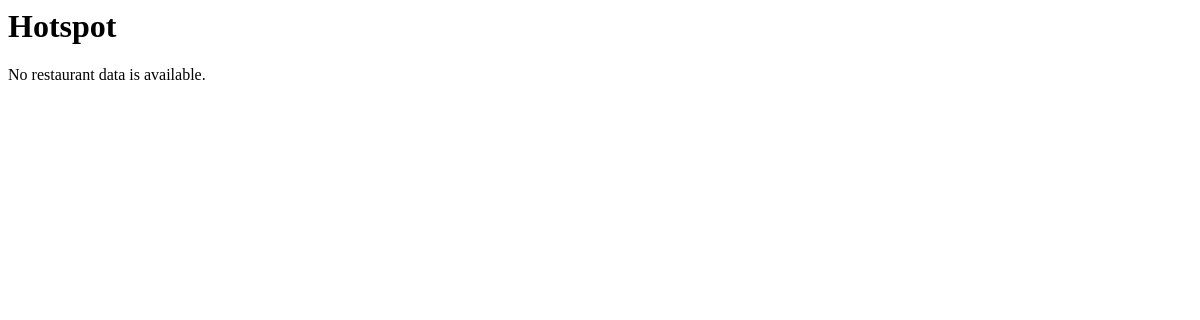
The app's page /website/, older data.
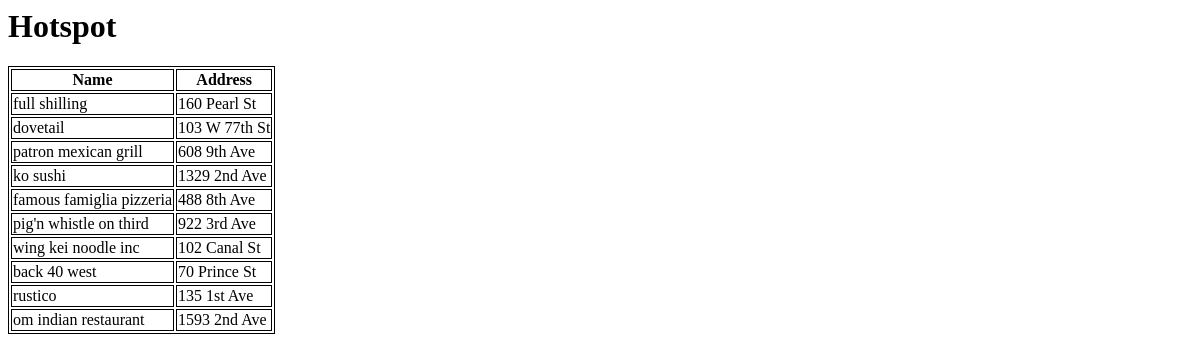
The same page, newer data.
### website/models.py (models this page shows)
class RestaurantNaive(models.Model):
    rest_id = models.IntegerField()
    name = models.CharField(max_length=100)
    address = models.CharField(max_length=200)

### website/views.py (the view)
def index(request):
    latest_rest_data=RestaurantNaive.objects.all()[:10]
    template = loader.get_template('website/index.html')
    context = {
        'latest_rest_data':
        latest_rest_data,
    }
    return HttpResponse(template.render(context, request))

### website/templates/website/index.html (shortened to what this page needs)
<html>
  <head>
  </head>
  <body bgcolor=white>
    <h1>Hotspot</h1>
    {% if latest_rest_data %}
    <table>
      <tr>
	<th>Name</th>
	<th>Address</th>
      </tr>
      {% for rest in latest_rest_data %}
      <tr>
	<td>{{ rest.name }}</td>
	<td>{{ rest.address }}</td>
      </tr>
      {% endfor %}
    </table>
    {% else %}
    <p>No restaurant data is available.</p>
    {% endif %}
  </body>
</html>

### website/templates/website/index.html (style rules this page uses)
table, th, td { border: 1px solid black; }

Row changes from the older to the newer data that the page shows:
added RestaurantNaive: name "full shilling", address "160 Pearl St"
added RestaurantNaive: name "dovetail", address "103 W 77th St"
added RestaurantNaive: name "patron mexican grill", address "608 9th Ave"
added RestaurantNaive: name "ko sushi", address "1329 2nd Ave"
added RestaurantNaive: name "famous famiglia pizzeria", address "488 8th Ave"
added RestaurantNaive: name "pig'n whistle on third", address "922 3rd Ave"
added RestaurantNaive: name "wing kei noodle inc", address "102 Canal St"
added RestaurantNaive: name "back 40 west", address "70 Prince St"
added RestaurantNaive: name "rustico", address "135 1st Ave"
added RestaurantNaive: name "om indian restaurant", address "1593 2nd Ave"
Text that changed along with them:
text no longer shown: "No restaurant data is available."
text now shown: "Name Address"
